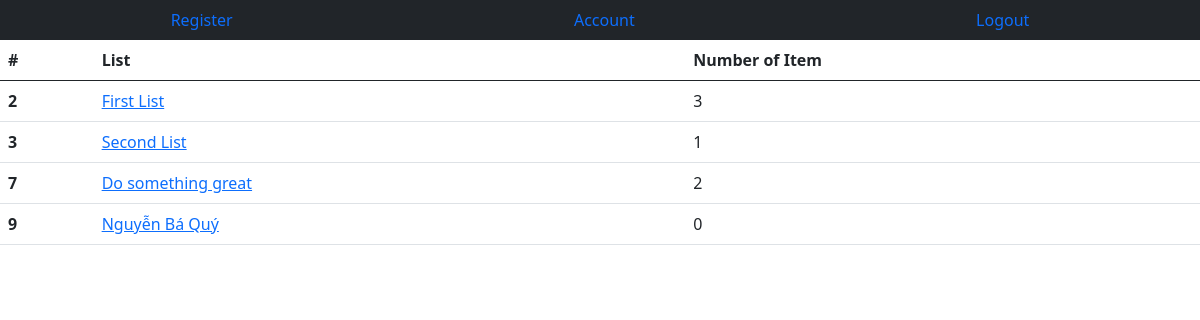
The page / on the database its author committed.
### todolist/models.py (models this page shows, shortened)
class ToDoList(models.Model):
    name = models.CharField(max_length=200)

### todolist/views.py (the view)
# urls.py: 2. Add a URL to urlpatterns:  path('', views.home, name='home')
def home(response):
    list = ToDoList.objects.all()
    return render(response, "todolist/home.html", {'list': list})

### todolist/templates/todolist/home.html (shortened to what this page needs)
{% extends 'todolist/base.html' %}
{% block content %}
<table class="table">
  <thead>
    <tr>
      <th scope="col">#</th>
      <th scope="col">List</th>
      <th scope="col">Number of Item</th>
    </tr>
  </thead>
  <tbody>
    {% for item in list %}
        <tr>
          <th scope="row">{{ item.id }}</th>
          <td><a href="/{{ item.id }}">{{ item.name }}</a></td>
          <td>{{ item.item_set.count }}</td>
        </tr>
    {% endfor %}
  </tbody>
</table>
{% endblock %}

### rows shown on the page
ToDoList: id "2", name "First List", item_set.count "3"
ToDoList: id "3", name "Second List", item_set.count "1"
ToDoList: id "7", name "Do something great", item_set.count "2"
ToDoList: id "9", name "Nguyễn Bá Quý", item_set.count "0"
